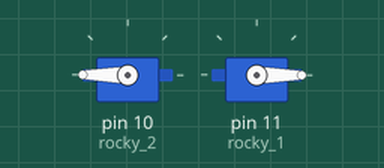
Simulated run of this sketch. Board: Arduino Uno, built with avr-gcc and run on an emulated ATmega328P. Parts: 2 × servo.

Above: at 0.05 s.
Timing chart, 0 to 3.0 s (numbered marks = the images above):
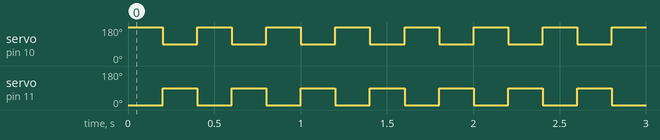

The sketch:

el_test.ino
```cpp
#include <Servo.h>

// map:
Servo rocky_2;
Servo rocky_1;

int pos = 0;    // variable to store the servo position

void setup() {
  Serial.begin(9600);
  rocky_2.attach(10);  // attaches to the pin
  rocky_1.attach(11);
  rocky_2.write(180); // Initial 180
  rocky_1.write(0); // Initail 0


}
void loop() {


  ////////////
  // 20 12 2018
  // kapa
  rocky_2.write(180); // Initial 180
  rocky_1.write(0); // Initail 0

  delay(200);

  // ac
  rocky_2.write(90); // Initial 180
  rocky_1.write(90); // Initail 0
  ////////////


delay(200);
}
```

Measured:
- by itself, servo on pin 10 (rocky_2): alternates 180° for 0.20 s and 90° for 0.20 s
- by itself, servo on pin 11 (rocky_1): alternates 90° for 0.20 s and 0° for 0.20 s
